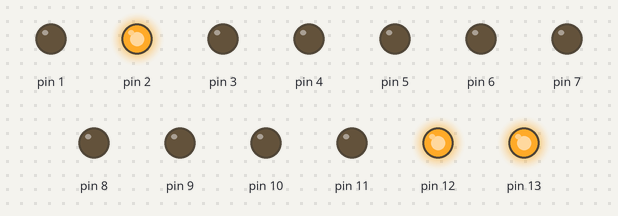
A sketch run on a simulated Arduino Uno, built with avr-gcc and run on an emulated ATmega328P. Shown: output pins drawn as LEDs (lit = HIGH).

Above: at 0.2 s.
At 2.2 s:
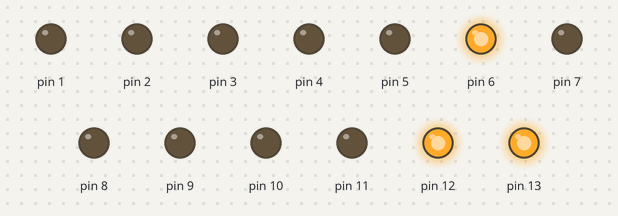
At 4.7 s:
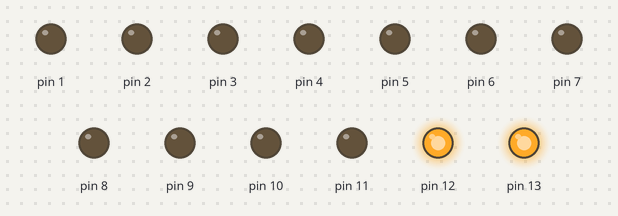
At 9.2 s:
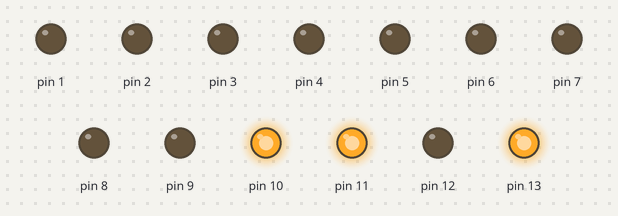
At 13.7 s:
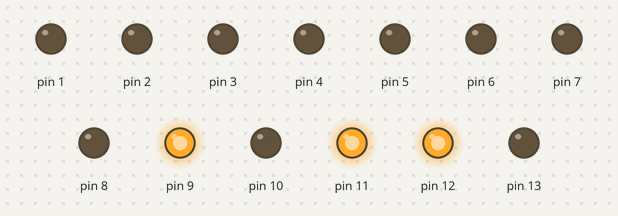
At 18.7 s:
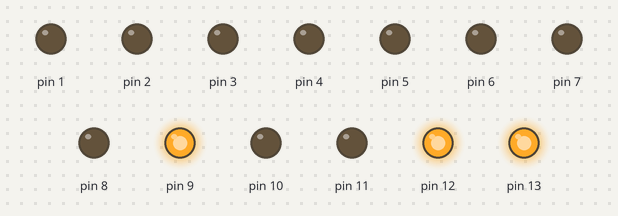
Timing chart, 0 to 19.5 s (numbered marks = the images above):
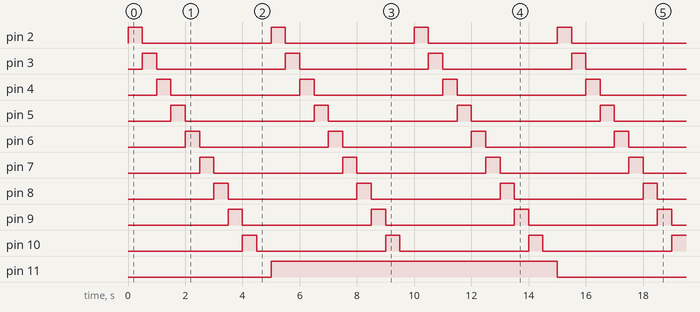

Measured:
- by itself, pin 2–10: alternates HIGH for 0.50 s and LOW for 4.5 s
- by itself, pin 11–13: alternates HIGH for 10.0 s and LOW for 5.0 s
- by itself, everything shown: repeats every 15.0 s, in 31 steps

The sketch:

zad2.ino
```cpp
void setup() {
  // put your setup code here, to run once:
  for(int i = 1; i < 14; i++)
  {
     pinMode(i, OUTPUT);
  }
  for(int i = 11; i < 14; i++)
  {
     digitalWrite(i, HIGH);
  }
}

void loop() {
  // put your main code here, to run repeatedly:
  for(int i = 11; i < 14; i++)
  {
     digitalWrite(i, LOW);
     for(int i = 2; i < 11; i++)
     {
       digitalWrite(i, HIGH);
       delay(500);
       digitalWrite(i, LOW);
     }
     delay(500);
     digitalWrite(i, HIGH);
  }
}
```
